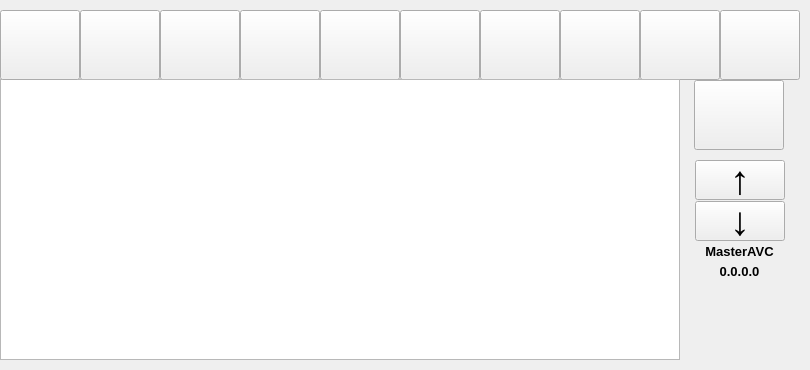
    <widget class="QWidget" name="SWUPDATE">
     <widget class="QPushButton" name="SUBDEVICE_PIB">
      <property name="geometry">
       <rect>
        <x>0</x>
        <y>10</y>
        <width>80</width>
        <height>70</height>
       </rect>
      </property>
      <property name="font">
       <font>
        <pointsize>16</pointsize>
        <weight>75</weight>
        <italic>false</italic>
        <bold>true</bold>
       </font>
      </property>
      <property name="focusPolicy">
       <enum>Qt::NoFocus</enum>
      </property>
      <property name="locale">
       <locale language="Turkish" country="Turkey"/>
      </property>
      <property name="text">
       <string/>
      </property>
     </widget>
     <widget class="QPushButton" name="SUBDEVICE_SCAM">
      <property name="geometry">
       <rect>
        <x>80</x>
        <y>10</y>
        <width>80</width>
        <height>70</height>
       </rect>
      </property>
      <property name="font">
       <font>
        <pointsize>16</pointsize>
        <weight>75</weight>
        <italic>false</italic>
        <bold>true</bold>
       </font>
      </property>
      <property name="focusPolicy">
       <enum>Qt::NoFocus</enum>
      </property>
      <property name="locale">
       <locale language="Turkish" country="Turkey"/>
      </property>
      <property name="text">
       <string/>
      </property>
     </widget>
     <widget class="QPushButton" name="SUBDEVICE_FCAM">
      <property name="geometry">
       <rect>
        <x>160</x>
        <y>10</y>
        <width>80</width>
        <height>70</height>
       </rect>
      </property>
      <property name="font">
       <font>
        <pointsize>16</pointsize>
        <weight>75</weight>
        <italic>false</italic>
        <bold>true</bold>
       </font>
      </property>
      <property name="focusPolicy">
       <enum>Qt::NoFocus</enum>
      </property>
      <property name="locale">
       <locale language="Turkish" country="Turkey"/>
      </property>
      <property name="text">
       <string/>
      </property>
     </widget>
     <widget class="QPushButton" name="SUBDEVICE_COP">
      <property name="geometry">
       <rect>
        <x>240</x>
        <y>10</y>
        <width>80</width>
        <height>70</height>
       </rect>
      </property>
      <property name="font">
       <font>
        <pointsize>16</pointsize>
        <weight>75</weight>
        <italic>false</italic>
        <bold>true</bold>
       </font>
      </property>
      <property name="focusPolicy">
       <enum>Qt::NoFocus</enum>
      </property>
      <property name="locale">
       <locale language="Turkish" country="Turkey"/>
      </property>
      <property name="text">
       <string/>
      </property>
     </widget>
     <widget class="QPushButton" name="SUBDEVICE_PAMP">
      <property name="geometry">
       <rect>
        <x>320</x>
        <y>10</y>
        <width>80</width>
        <height>70</height>
       </rect>
      </property>
      <property name="font">
       <font>
        <pointsize>16</pointsize>
        <weight>75</weight>
        <italic>false</italic>
        <bold>true</bold>
       </font>
      </property>
      <property name="focusPolicy">
       <enum>Qt::NoFocus</enum>
      </property>
      <property name="locale">
       <locale language="Turkish" country="Turkey"/>
      </property>
      <property name="text">
       <string/>
      </property>
     </widget>
     <widget class="QPushButton" name="SUBDEVICE_PEI">
      <property name="geometry">
       <rect>
        <x>400</x>
        <y>10</y>
        <width>80</width>
        <height>70</height>
       </rect>
      </property>
      <property name="font">
       <font>
        <pointsize>16</pointsize>
        <weight>75</weight>
        <italic>false</italic>
        <bold>true</bold>
       </font>
      </property>
      <property name="focusPolicy">
       <enum>Qt::NoFocus</enum>
      </property>
      <property name="locale">
       <locale language="Turkish" country="Turkey"/>
      </property>
      <property name="text">
       <string/>
      </property>
     </widget>
     <widget class="QPushButton" name="SUBDEVICE_LRM">
      <property name="geometry">
       <rect>
        <x>480</x>
        <y>10</y>
        <width>80</width>
        <height>70</height>
       </rect>
      </property>
      <property name="font">
       <font>
        <pointsize>16</pointsize>
        <weight>75</weight>
        <italic>false</italic>
        <bold>true</bold>
       </font>
      </property>
      <property name="focusPolicy">
       <enum>Qt::NoFocus</enum>
      </property>
      <property name="locale">
       <locale language="Turkish" country="Turkey"/>
      </property>
      <property name="text">
       <string/>
      </property>
     </widget>
     <widget class="QPushButton" name="SUBDEVICE_PID">
      <property name="geometry">
       <rect>
        <x>560</x>
        <y>10</y>
        <width>80</width>
        <height>70</height>
       </rect>
      </property>
      <property name="font">
       <font>
        <pointsize>16</pointsize>
        <weight>75</weight>
        <italic>false</italic>
        <bold>true</bold>
       </font>
      </property>
      <property name="focusPolicy">
       <enum>Qt::NoFocus</enum>
      </property>
      <property name="locale">
       <locale language="Turkish" country="Turkey"/>
      </property>
      <property name="text">
       <string/>
      </property>
     </widget>
     <widget class="QPushButton" name="SUBDEVICE_DIF">
      <property name="geometry">
       <rect>
        <x>640</x>
        <y>10</y>
        <width>80</width>
        <height>70</height>
       </rect>
      </property>
      <property name="font">
       <font>
        <pointsize>16</pointsize>
        <weight>75</weight>
        <italic>false</italic>
        <bold>true</bold>
       </font>
      </property>
      <property name="focusPolicy">
       <enum>Qt::NoFocus</enum>
      </property>
      <property name="locale">
       <locale language="Turkish" country="Turkey"/>
      </property>
      <property name="text">
       <string/>
      </property>
     </widget>
     <widget class="QPushButton" name="SUBDEVICE_NVR">
      <property name="geometry">
       <rect>
        <x>720</x>
        <y>10</y>
        <width>80</width>
        <height>70</height>
       </rect>
      </property>
      <property name="font">
       <font>
        <pointsize>16</pointsize>
        <weight>75</weight>
        <italic>false</italic>
        <bold>true</bold>
       </font>
      </property>
      <property name="focusPolicy">
       <enum>Qt::NoFocus</enum>
      </property>
      <property name="locale">
       <locale language="Turkish" country="Turkey"/>
      </property>
      <property name="text">
       <string/>
      </property>
     </widget>
     <widget class="QPushButton" name="SUBDEVICE_FILE_UP">
      <property name="geometry">
       <rect>
        <x>694</x>
        <y>80</y>
        <width>90</width>
        <height>70</height>
       </rect>
      </property>
      <property name="font">
       <font>
        <pointsize>12</pointsize>
        <weight>75</weight>
        <italic>false</italic>
        <bold>true</bold>
       </font>
      </property>
      <property name="focusPolicy">
       <enum>Qt::NoFocus</enum>
      </property>
      <property name="locale">
       <locale language="Turkish" country="Turkey"/>
      </property>
      <property name="text">
       <string/>
      </property>
     </widget>
     <widget class="QTableWidget" name="SUBDEVICE_TABLE">
      <property name="geometry">
       <rect>
        <x>0</x>
        <y>79</y>
        <width>680</width>
        <height>281</height>
       </rect>
      </property>
      <property name="sizePolicy">
       <sizepolicy hsizetype="Fixed" vsizetype="Expanding">
        <horstretch>0</horstretch>
        <verstretch>0</verstretch>
       </sizepolicy>
      </property>
      <property name="font">
       <font>
        <stylestrategy>NoAntialias</stylestrategy>
       </font>
      </property>
      <property name="horizontalScrollBarPolicy">
       <enum>Qt::ScrollBarAlwaysOff</enum>
      </property>
      <property name="autoScrollMargin">
       <number>20</number>
      </property>
      <property name="editTriggers">
       <set>QAbstractItemView::NoEditTriggers</set>
      </property>
      <property name="tabKeyNavigation">
       <bool>false</bool>
      </property>
      <property name="showDropIndicator" stdset="0">
       <bool>false</bool>
      </property>
      <property name="dragDropOverwriteMode">
       <bool>false</bool>
      </property>
      <property name="alternatingRowColors">
       <bool>false</bool>
      </property>
      <property name="selectionBehavior">
       <enum>QAbstractItemView::SelectItems</enum>
      </property>
      <property name="rowCount">
       <number>0</number>
      </property>
      <attribute name="horizontalHeaderVisible">
       <bool>false</bool>
      </attribute>
      <attribute name="horizontalHeaderHighlightSections">
       <bool>false</bool>
      </attribute>
      <attribute name="verticalHeaderVisible">
       <bool>false</bool>
      </attribute>
      <attribute name="verticalHeaderHighlightSections">
       <bool>true</bool>
      </attribute>
     </widget>
     <widget class="QLabel" name="Master_AVC_Text">
      <property name="geometry">
       <rect>
        <x>694</x>
        <y>241</y>
        <width>91</width>
        <height>20</height>
       </rect>
      </property>
      <property name="sizePolicy">
       <sizepolicy hsizetype="Ignored" vsizetype="Preferred">
        <horstretch>0</horstretch>
        <verstretch>0</verstretch>
       </sizepolicy>
      </property>
      <property name="font">
       <font>
        <pointsize>10</pointsize>
        <weight>75</weight>
        <bold>true</bold>
       </font>
      </property>
      <property name="text">
       <string>MasterAVC</string>
      </property>
      <property name="alignment">
       <set>Qt::AlignCenter</set>
      </property>
      <property name="textInteractionFlags">
       <set>Qt::NoTextInteraction</set>
      </property>
     </widget>
     <widget class="QLabel" name="Master_AVC_IP_2">
      <property name="geometry">
       <rect>
        <x>694</x>
        <y>261</y>
        <width>91</width>
        <height>20</height>
       </rect>
      </property>
      <property name="font">
       <font>
        <pointsize>10</pointsize>
        <weight>75</weight>
        <bold>true</bold>
        <stylestrategy>PreferDefault</stylestrategy>
       </font>
      </property>
      <property name="text">
       <string>0.0.0.0</string>
      </property>
      <property name="alignment">
       <set>Qt::AlignCenter</set>
      </property>
      <property name="textInteractionFlags">
       <set>Qt::NoTextInteraction</set>
      </property>
     </widget>
     <widget class="QLabel" name="USB_INSERT">
      <property name="geometry">
       <rect>
        <x>710</x>
        <y>280</y>
        <width>61</width>
        <height>81</height>
       </rect>
      </property>
      <property name="font">
       <font>
        <pointsize>15</pointsize>
        <weight>50</weight>
        <bold>false</bold>
       </font>
      </property>
      <property name="layoutDirection">
       <enum>Qt::LeftToRight</enum>
      </property>
      <property name="text">
       <string/>
      </property>
      <property name="alignment">
       <set>Qt::AlignLeading|Qt::AlignLeft|Qt::AlignVCenter</set>
      </property>
     </widget>
     <widget class="QLabel" name="STATUS_LABEL_BG_3">
      <property name="geometry">
       <rect>
        <x>0</x>
        <y>0</y>
        <width>801</width>
        <height>361</height>
       </rect>
      </property>
      <property name="palette">
       <palette>
        <active>
         <colorrole role="WindowText">
          <brush brushstyle="SolidPattern">
           <color alpha="255">
            <red>0</red>
            <green>0</green>
            <blue>0</blue>
           </color>
          </brush>
         </colorrole>
         <colorrole role="Button">
          <brush brushstyle="SolidPattern">
           <color alpha="255">
            <red>170</red>
            <green>255</green>
            <blue>255</blue>
           </color>
          </brush>
         </colorrole>
         <colorrole role="Light">
          <brush brushstyle="SolidPattern">
           <color alpha="255">
            <red>255</red>
            <green>255</green>
            <blue>255</blue>
           </color>
          </brush>
         </colorrole>
         <colorrole role="Midlight">
          <brush brushstyle="SolidPattern">
           <color alpha="255">
            <red>212</red>
            <green>255</green>
            <blue>255</blue>
           </color>
          </brush>
         </colorrole>
         <colorrole role="Dark">
          <brush brushstyle="SolidPattern">
           <color alpha="255">
            <red>85</red>
            <green>127</green>
            <blue>127</blue>
           </color>
          </brush>
         </colorrole>
         <colorrole role="Mid">
          <brush brushstyle="SolidPattern">
           <color alpha="255">
            <red>113</red>
            <green>170</green>
            <blue>170</blue>
           </color>
          </brush>
         </colorrole>
         <colorrole role="Text">
          <brush brushstyle="SolidPattern">
           <color alpha="255">
            <red>0</red>
            <green>0</green>
            <blue>0</blue>
           </color>
          </brush>
         </colorrole>
         <colorrole role="BrightText">
          <brush brushstyle="SolidPattern">
           <color alpha="255">
            <red>255</red>
            <green>255</green>
            <blue>255</blue>
           </color>
          </brush>
         </colorrole>
         <colorrole role="ButtonText">
          <brush brushstyle="SolidPattern">
           <color alpha="255">
            <red>0</red>
            <green>0</green>
            <blue>0</blue>
           </color>
          </brush>
         </colorrole>
         <colorrole role="Base">
          <brush brushstyle="SolidPattern">
           <color alpha="255">
            <red>255</red>
            <green>255</green>
            <blue>255</blue>
           </color>
          </brush>
         </colorrole>
         <colorrole role="Window">
          <brush brushstyle="SolidPattern">
           <color alpha="255">
            <red>170</red>
            <green>255</green>
            <blue>255</blue>
           </color>
          </brush>
         </colorrole>
         <colorrole role="Shadow">
          <brush brushstyle="SolidPattern">
           <color alpha="255">
            <red>0</red>
            <green>0</green>
            <blue>0</blue>
           </color>
          </brush>
         </colorrole>
         <colorrole role="AlternateBase">
          <brush brushstyle="SolidPattern">
           <color alpha="255">
            <red>212</red>
            <green>255</green>
            <blue>255</blue>
           </color>
          </brush>
         </colorrole>
         <colorrole role="ToolTipBase">
          <brush brushstyle="SolidPattern">
           <color alpha="255">
            <red>255</red>
            <green>255</green>
            <blue>220</blue>
           </color>
          </brush>
         </colorrole>
         <colorrole role="ToolTipText">
          <brush brushstyle="SolidPattern">
           <color alpha="255">
            <red>0</red>
            <green>0</green>
            <blue>0</blue>
           </color>
          </brush>
         </colorrole>
        </active>
        <inactive>
         <colorrole role="WindowText">
          <brush brushstyle="SolidPattern">
           <color alpha="255">
            <red>0</red>
            <green>0</green>
            <blue>0</blue>
           </color>
          </brush>
         </colorrole>
         <colorrole role="Button">
          <brush brushstyle="SolidPattern">
           <color alpha="255">
            <red>170</red>
            <green>255</green>
            <blue>255</blue>
           </color>
          </brush>
         </colorrole>
         <colorrole role="Light">
          <brush brushstyle="SolidPattern">
           <color alpha="255">
            <red>255</red>
            <green>255</green>
            <blue>255</blue>
           </color>
          </brush>
         </colorrole>
         <colorrole role="Midlight">
          <brush brushstyle="SolidPattern">
           <color alpha="255">
            <red>212</red>
            <green>255</green>
            <blue>255</blue>
           </color>
          </brush>
         </colorrole>
         <colorrole role="Dark">
          <brush brushstyle="SolidPattern">
           <color alpha="255">
            <red>85</red>
            <green>127</green>
            <blue>127</blue>
           </color>
          </brush>
         </colorrole>
         <colorrole role="Mid">
          <brush brushstyle="SolidPattern">
           <color alpha="255">
            <red>113</red>
            <green>170</green>
            <blue>170</blue>
           </color>
          </brush>
         </colorrole>
         <colorrole role="Text">
          <brush brushstyle="SolidPattern">
           <color alpha="255">
            <red>0</red>
            <green>0</green>
            <blue>0</blue>
           </color>
          </brush>
         </colorrole>
         <colorrole role="BrightText">
          <brush brushstyle="SolidPattern">
           <color alpha="255">
            <red>255</red>
            <green>255</green>
            <blue>255</blue>
           </color>
          </brush>
         </colorrole>
         <colorrole role="ButtonText">
          <brush brushstyle="SolidPattern">
           <color alpha="255">
            <red>0</red>
            <green>0</green>
            <blue>0</blue>
           </color>
          </brush>
         </colorrole>
         <colorrole role="Base">
          <brush brushstyle="SolidPattern">
           <color alpha="255">
            <red>255</red>
            <green>255</green>
            <blue>255</blue>
           </color>
          </brush>
         </colorrole>
         <colorrole role="Window">
          <brush brushstyle="SolidPattern">
           <color alpha="255">
            <red>170</red>
            <green>255</green>
            <blue>255</blue>
           </color>
          </brush>
         </colorrole>
         <colorrole role="Shadow">
          <brush brushstyle="SolidPattern">
           <color alpha="255">
            <red>0</red>
            <green>0</green>
            <blue>0</blue>
           </color>
          </brush>
         </colorrole>
         <colorrole role="AlternateBase">
          <brush brushstyle="SolidPattern">
           <color alpha="255">
            <red>212</red>
            <green>255</green>
            <blue>255</blue>
           </color>
          </brush>
         </colorrole>
         <colorrole role="ToolTipBase">
          <brush brushstyle="SolidPattern">
           <color alpha="255">
            <red>255</red>
            <green>255</green>
            <blue>220</blue>
           </color>
          </brush>
         </colorrole>
         <colorrole role="ToolTipText">
          <brush brushstyle="SolidPattern">
           <color alpha="255">
            <red>0</red>
            <green>0</green>
            <blue>0</blue>
           </color>
          </brush>
         </colorrole>
        </inactive>
        <disabled>
         <colorrole role="WindowText">
          <brush brushstyle="SolidPattern">
           <color alpha="255">
            <red>85</red>
            <green>127</green>
            <blue>127</blue>
           </color>
          </brush>
         </colorrole>
         <colorrole role="Button">
          <brush brushstyle="SolidPattern">
           <color alpha="255">
            <red>170</red>
            <green>255</green>
            <blue>255</blue>
           </color>
          </brush>
         </colorrole>
         <colorrole role="Light">
          <brush brushstyle="SolidPattern">
           <color alpha="255">
            <red>255</red>
            <green>255</green>
            <blue>255</blue>
           </color>
          </brush>
         </colorrole>
         <colorrole role="Midlight">
          <brush brushstyle="SolidPattern">
           <color alpha="255">
            <red>212</red>
            <green>255</green>
            <blue>255</blue>
           </color>
          </brush>
         </colorrole>
         <colorrole role="Dark">
          <brush brushstyle="SolidPattern">
           <color alpha="255">
            <red>85</red>
            <green>127</green>
            <blue>127</blue>
           </color>
          </brush>
         </colorrole>
         <colorrole role="Mid">
          <brush brushstyle="SolidPattern">
           <color alpha="255">
            <red>113</red>
            <green>170</green>
            <blue>170</blue>
           </color>
          </brush>
         </colorrole>
         <colorrole role="Text">
          <brush brushstyle="SolidPattern">
           <color alpha="255">
            <red>85</red>
            <green>127</green>
            <blue>127</blue>
           </color>
          </brush>
         </colorrole>
         <colorrole role="BrightText">
          <brush brushstyle="SolidPattern">
           <color alpha="255">
            <red>255</red>
            <green>255</green>
            <blue>255</blue>
           </color>
          </brush>
         </colorrole>
         <colorrole role="ButtonText">
          <brush brushstyle="SolidPattern">
           <color alpha="255">
            <red>85</red>
            <green>127</green>
            <blue>127</blue>
           </color>
          </brush>
         </colorrole>
         <colorrole role="Base">
          <brush brushstyle="SolidPattern">
           <color alpha="255">
            <red>170</red>
            <green>255</green>
            <blue>255</blue>
           </color>
          </brush>
         </colorrole>
         <colorrole role="Window">
          <brush brushstyle="SolidPattern">
           <color alpha="255">
            <red>170</red>
            <green>255</green>
            <blue>255</blue>
           </color>
          </brush>
         </colorrole>
         <colorrole role="Shadow">
          <brush brushstyle="SolidPattern">
           <color alpha="255">
            <red>0</red>
            <green>0</green>
            <blue>0</blue>
           </color>
          </brush>
         </colorrole>
         <colorrole role="AlternateBase">
          <brush brushstyle="SolidPattern">
           <color alpha="255">
            <red>170</red>
            <green>255</green>
            <blue>255</blue>
           </color>
          </brush>
         </colorrole>
         <colorrole role="ToolTipBase">
          <brush brushstyle="SolidPattern">
           <color alpha="255">
            <red>255</red>
            <green>255</green>
            <blue>220</blue>
           </color>
          </brush>
         </colorrole>
         <colorrole role="ToolTipText">
          <brush brushstyle="SolidPattern">
           <color alpha="255">
            <red>0</red>
            <green>0</green>
            <blue>0</blue>
           </color>
          </brush>
         </colorrole>
        </disabled>
       </palette>
      </property>
      <property name="font">
       <font>
        <pointsize>20</pointsize>
        <weight>50</weight>
        <italic>false</italic>
        <bold>false</bold>
       </font>
      </property>
      <property name="text">
       <string/>
      </property>
      <property name="alignment">
       <set>Qt::AlignCenter</set>
      </property>
     </widget>
     <widget class="QLabel" name="SUBDEVICE_PIB_LABEL">
      <property name="geometry">
       <rect>
        <x>0</x>
        <y>0</y>
        <width>65</width>
        <height>50</height>
       </rect>
      </property>
      <property name="font">
       <font>
        <pointsize>15</pointsize>
        <weight>50</weight>
        <bold>false</bold>
       </font>
      </property>
      <property name="layoutDirection">
       <enum>Qt::LeftToRight</enum>
      </property>
      <property name="text">
       <string/>
      </property>
      <property name="alignment">
       <set>Qt::AlignLeading|Qt::AlignLeft|Qt::AlignVCenter</set>
      </property>
     </widget>
     <widget class="QPushButton" name="bt_LIST_UP">
      <property name="geometry">
       <rect>
        <x>695</x>
        <y>160</y>
        <width>90</width>
        <height>40</height>
       </rect>
      </property>
      <property name="font">
       <font>
        <pointsize>30</pointsize>
       </font>
      </property>
      <property name="text">
       <string>↑</string>
      </property>
     </widget>
     <widget class="QPushButton" name="bt_LIST_DOWN">
      <property name="geometry">
       <rect>
        <x>695</x>
        <y>201</y>
        <width>90</width>
        <height>40</height>
       </rect>
      </property>
      <property name="font">
       <font>
        <pointsize>30</pointsize>
       </font>
      </property>
      <property name="text">
       <string>↓</string>
      </property>
     </widget>
     <zorder>SUBDEVICE_PIB_LABEL</zorder>
     <zorder>STATUS_LABEL_BG_3</zorder>
     <zorder>SUBDEVICE_SCAM</zorder>
     <zorder>SUBDEVICE_FCAM</zorder>
     <zorder>SUBDEVICE_COP</zorder>
     <zorder>SUBDEVICE_PAMP</zorder>
     <zorder>SUBDEVICE_PEI</zorder>
     <zorder>SUBDEVICE_LRM</zorder>
     <zorder>SUBDEVICE_PID</zorder>
     <zorder>SUBDEVICE_DIF</zorder>
     <zorder>SUBDEVICE_NVR</zorder>
     <zorder>SUBDEVICE_FILE_UP</zorder>
     <zorder>SUBDEVICE_TABLE</zorder>
     <zorder>USB_INSERT</zorder>
     <zorder>SUBDEVICE_PIB</zorder>
     <zorder>Master_AVC_Text</zorder>
     <zorder>Master_AVC_IP_2</zorder>
     <zorder>bt_LIST_UP</zorder>
     <zorder>bt_LIST_DOWN</zorder>
    </widget>
